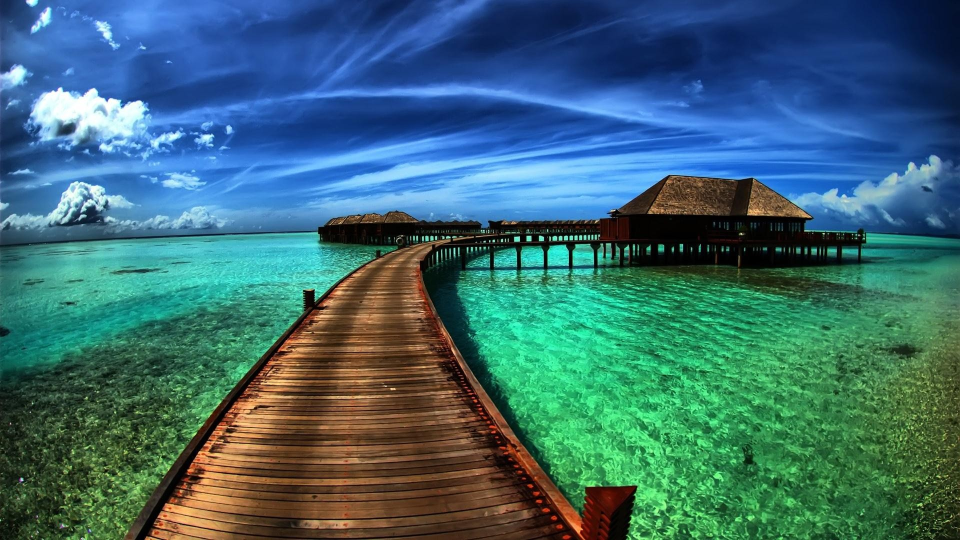
#> input picture download.jpg, 1920 x 1080 px (shown at 1/2 size)
$ python C2G.py
#> lines starting #> are read from the running program, lines starting #| are printed output that depends on the picture
import cv2

#User input
img=input("Which image do you want to to convert in gray?"+ "\n")
#> the answer given: download.jpg

#Convert the picture in gray
img_c = cv2.imread(img,1)
#> img_c is the input picture: shape (1080, 1920, 3); mean B, G, R 113.2, 106.5, 59
img_g = cv2.cvtColor(img_c, cv2.COLOR_BGR2GRAY)
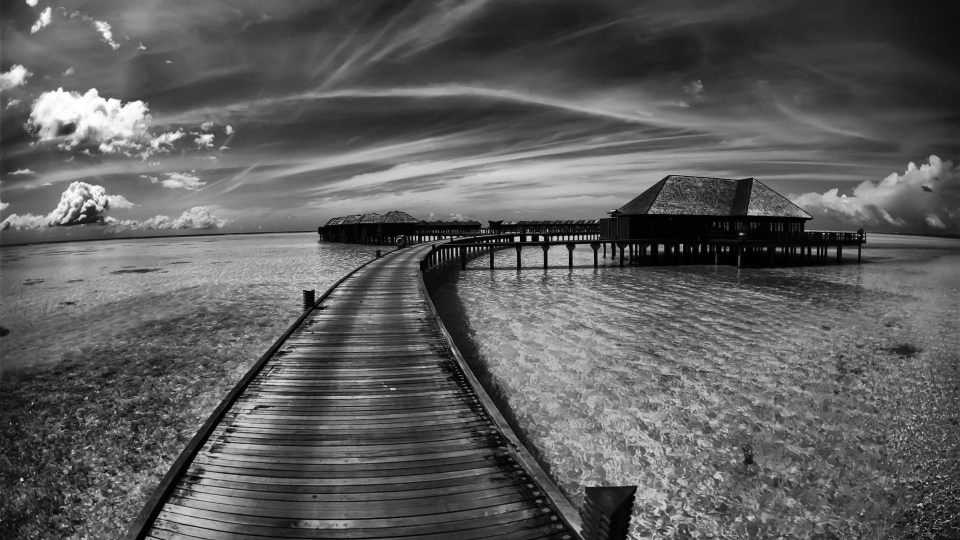
#> img_g: shape (1080, 1920) (shown at 1/2 size); min 0, max 255, mean 93.1

#Create the file for the gray image
cv2.imwrite((img+"_gray.png"),img_g)

#Display the two pictures and wait for a keyboard strike
cv2.imshow("Colour",img_c)
cv2.imshow("Grey",img_g)
cv2.waitKey(5000)

#Close the program
cv2.destroyAllWindows()

$ run again, on galaxy.jpg
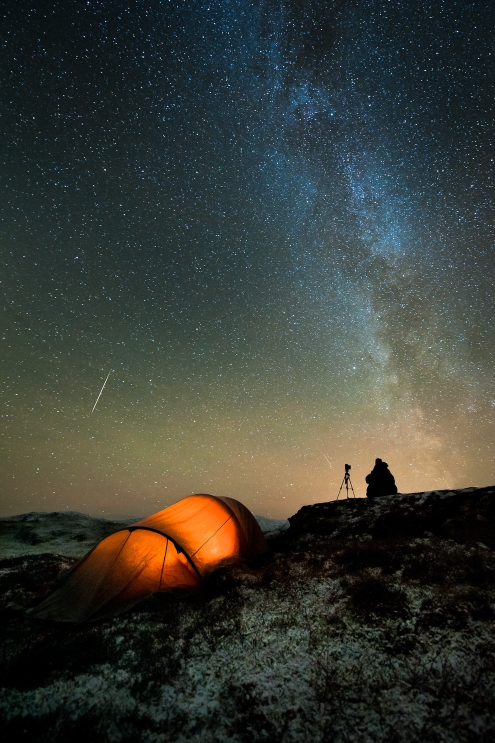
#> input picture galaxy.jpg, 990 x 1485 px (shown at 1/2 size)
#> img_c is the input picture: shape (1485, 990, 3); mean B, G, R 53.4, 60.3, 56.8
#> `img_g = cv2.cvtColor(img_c, cv2.COLOR_BGR2GRAY)`:
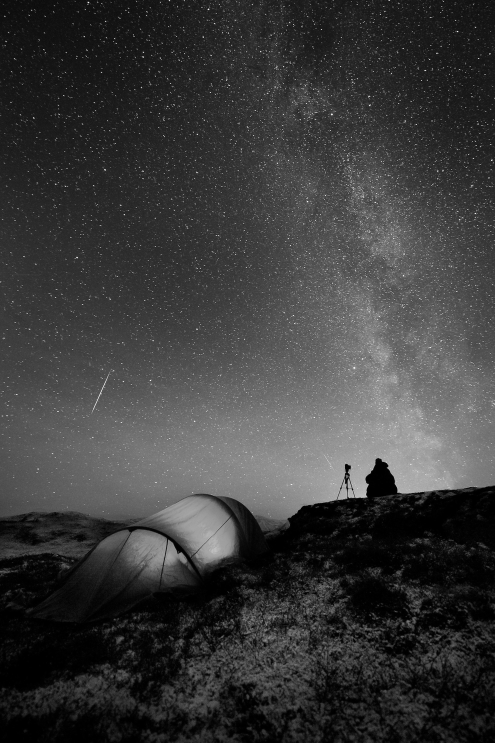
#> img_g: shape (1485, 990) (shown at 1/2 size); min 0, max 255, mean 58.5
